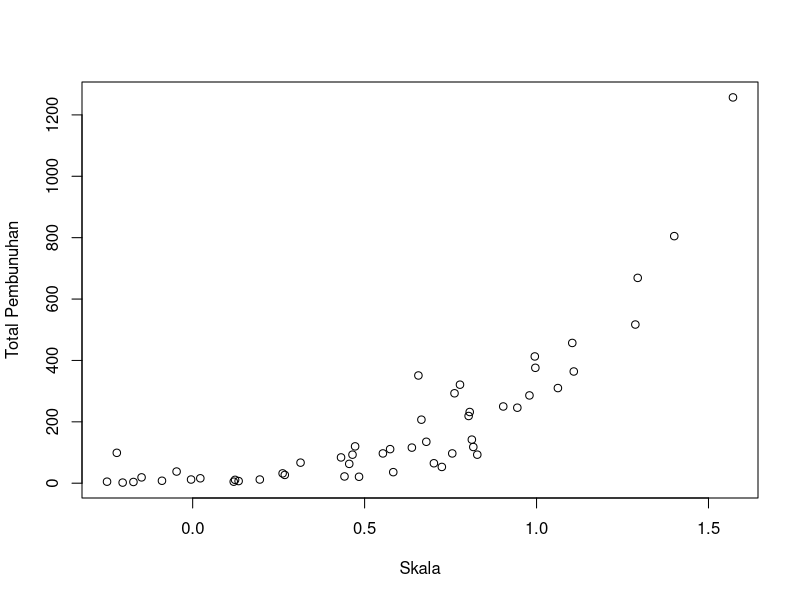
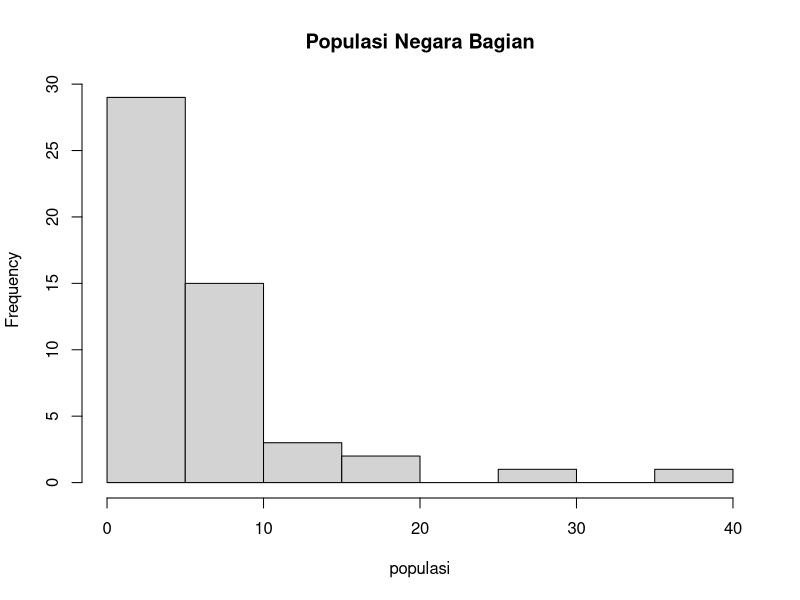
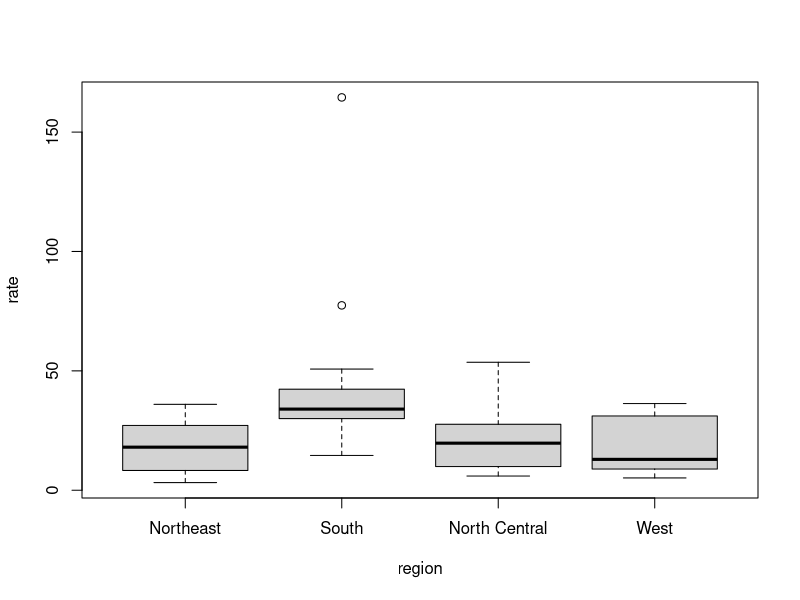

Recreate these plots in R, in order.
## ---- chunk 1
knitr::opts_chunk$set(echo = TRUE)
## ---- chunk 2
library(dslabs)
data(murders)
## ---- chunk 3
pop <- (murders$population)
a <- sort(pop)
a[1]
## ---- chunk 4
a <- order(murders$population)
a ##Menampilkan indeks hasil yang telah diurutkan
a[1] ##Menampilkan indeks dari data yang memiliki nilai populasi terkecil
## ---- chunk 5
which.min(murders$population)
## ---- chunk 6
b <- which.min(murders$population)
murders$state[b]
## ---- chunk 7
ranks <- rank(murders$population)
ranks
my_df <- data.frame(NegaraBg = murders$state, rank = ranks)
my_df
## ---- chunk 8
ranks <- rank(murders$population)
my_df <- data.frame(NegaraBg = murders$state, rank = ranks)
ind <- order(my_df$rank)
my_df$NegaraBg[ind]
## ---- chunk 9
y = (murders$total)
x = (log10(murders$population / 10^6))
plot(x, y, ylab = "Total Pembunuhan", xlab = "Skala")
## ---- chunk 10
populasi <- with(murders,murders$population/10^6)
hist(populasi, main = "Populasi Negara Bagian")
## ---- chunk 11
murders$rate <- with(murders, total / population * 10^6)
boxplot(rate~region, data = murders)
